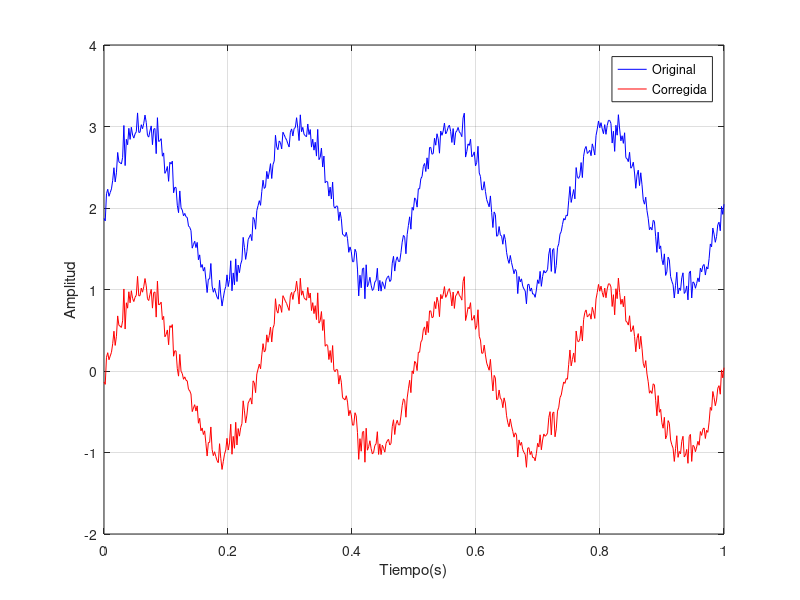

This chart was generated by the following MATLAB code:
%=====================================================================
% EJERCICIO 1.1
% Matematica computacional para telecomunicaciones.
% Un enfoque practico con Octave y Matlab.
% Irene Gomez Bueno y Pablo Guerrero Garcia.
%
% Ejecutar desde esta carpeta tras haber ejecutado iniciar.m en la raiz
% del repositorio.
%=====================================================================

disp('--------------------------------------------')
disp('EJERCICIO 1.1')
disp('--------------------------------------------')

clear all; close all; format compact;

t = linspace(0,1,500);    % vector de tiempo
x = 2 + sin(2*pi*4*t) + 0.1*randn(size(t)); % señal con offset

offset = mean(x)          % estimacion del offset
xc = x - offset;          % señal corregida
mean(xc)                  % valor medio de la señal corregida (practicamente nulo)

figure;
plot(t,x,'b',t,xc,'r');
legend('Original','Corregida');
grid on;
xlabel('Tiempo(s)');
ylabel('Amplitud');
